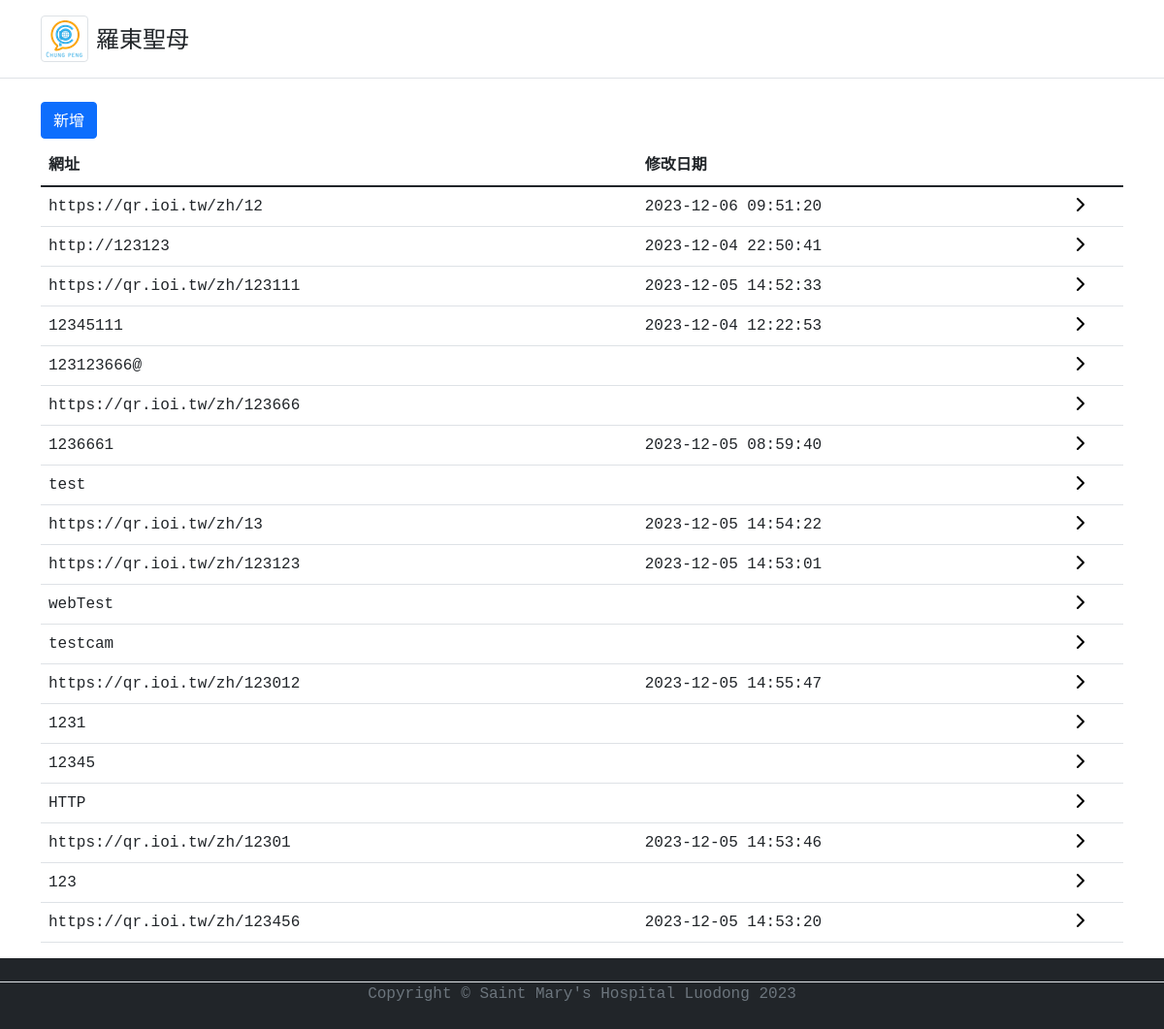
Page /index.php/setting on the earlier database version.
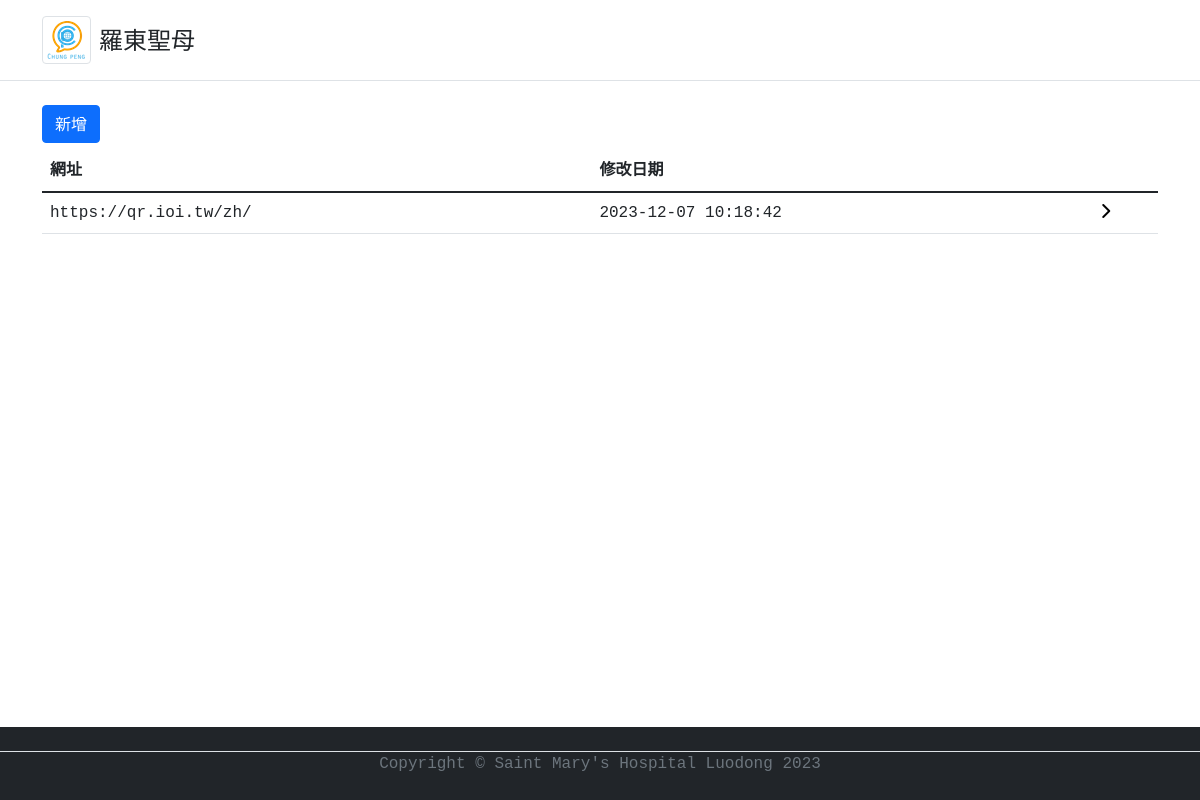
Same page on the later database version.
### tables this page shows
CREATE TABLE `setting` (
  `id` int(11) NOT NULL AUTO_INCREMENT,
  `url` varchar(200) NOT NULL,
  `createtime` datetime NOT NULL,
  `modifytime` datetime DEFAULT NULL,
  PRIMARY KEY (`id`)
);

### application/controllers/Setting.php (called while the page is built, shortened)
<?php
class Setting extends CI_Controller
{
    public function __construct()
    {
        $this->load->model("setting_model");
    }
    public function index()
    {
        $data["setting"] = $this->setting_model->get_setting();
        $this->load->view("setting_view", $data);
    }
}

### index.php (called while the page is built, shortened)
<?php
require_once BASEPATH.'core/CodeIgniter.php';

### application/models/Setting_model.php (called while the page is built, shortened)
<?php
class Setting_model extends CI_Model
{
    public function get_setting()
    {
        $query = $this->db->get("setting");
        return $query->result_array();
    }
}

### application/views/setting_view.php (the view, shortened to what this page needs)
<!DOCTYPE html>
<html lang="en">
<head>
</head>
<body class="d-flex flex-column">
    <header class="py-3 mb-4 border-bottom">
        <div class="container d-flex flex-wrap justify-content-center">
            <div class="d-flex align-items-center mb mb-lg-0 me-lg-auto text-dark text-decoration-none">
                <img src="<?php echo base_url('theme/img/thumbnail.png'); ?>" class="img-thumbnail" alt="Setting" onclick="window.location.href='<?php echo base_url('web/index'); ?>'">
                <span class="fs-4 px-2">羅東聖母</span>
            </div>
        </div>
    </header>
    <main class="flex-grow-1">
        <div class="container-sm">
            <button class="btn btn-primary mb-2" onclick="window.location.href='<?php echo base_url('setting/add'); ?>'">新增</button>
            <table class="table table-hover">
                <thead>
                    <tr>
                        <th scope="col">網址</th>
                        <th scope="col">修改日期</th>
                        <th scope="col"></th>
                    </tr>
                </thead>
                <tbody>
                    <?php foreach ($setting as $set) : ?>
                        <tr>
                            <td><?php echo $set['url']; ?></td>
                            <td><?php echo $set['modifytime']; ?></td>
                            <td>
                                <?php
                                $id = $set['id'];
                                $encoded_id = base64_encode($id);
                                echo '<a href="' . base_url('setting/edit/' . $encoded_id) . '"> <i class="fa-solid fa-chevron-right" style="color:black"></i></a>';
                                ?>
                            </td>
                        </tr>
                    <?php endforeach; ?>
                </tbody>
            </table>
        </div>
    </main>
    <footer class="flex-shrink-0 bg-dark text-white-50">
        <div class="d-flex justify-content-center align-items-center my-4 border-top">
            <div class="col-md-7 text-center">
                <span class="text-muted">Copyright © Saint Mary's Hospital Luodong 2023</span>
            </div>
        </div>
    </footer>
</body>
</html>

Differences in the rows shown:
removed setting: url "http://123123", modifytime "2023-12-04 22:50:41"
removed setting: url "https://qr.ioi.tw/zh/123111", modifytime "2023-12-05 14:52:33"
removed setting: url "12345111", modifytime "2023-12-04 12:22:53"
removed setting: url "123123666@"
removed setting: url "https://qr.ioi.tw/zh/123666"
removed setting: url "1236661", modifytime "2023-12-05 08:59:40"
removed setting: url "test"
removed setting: url "https://qr.ioi.tw/zh/13", modifytime "2023-12-05 14:54:22"
removed setting: url "https://qr.ioi.tw/zh/123123", modifytime "2023-12-05 14:53:01"
removed setting: url "webTest"
removed setting: url "testcam"
removed setting: url "https://qr.ioi.tw/zh/123012", modifytime "2023-12-05 14:55:47"
removed setting: url "1231"
removed setting: url "12345"
removed setting: url "HTTP"
removed setting: url "https://qr.ioi.tw/zh/12301", modifytime "2023-12-05 14:53:46"
removed setting: url "123"
removed setting: url "https://qr.ioi.tw/zh/123456", modifytime "2023-12-05 14:53:20"
changed setting: url "https://qr.ioi.tw/zh/12" → "https://qr.ioi.tw/zh/"; modifytime "2023-12-06 09:51:20" → "2023-12-07 10:18:42"
